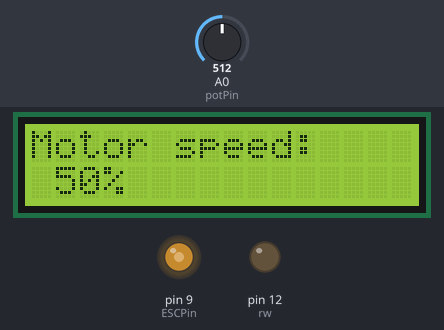
Simulated run of this sketch. Board: Arduino Uno, built with avr-gcc and run on an emulated ATmega328P. Parts: 16×2 character LCD, output pins drawn as LEDs (lit = HIGH). The test bench sets the inputs (shaded band); at power-on: A0 (potPin) = 512. What the sketch prints to the serial monitor is not drawn.

Above: at 1.2 s.
1.3 s: A0 (potPin) set to 716
At 2.3 s:
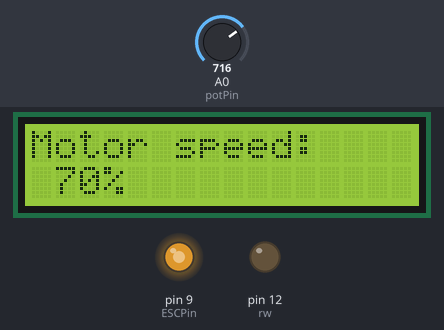
2.8 s: A0 (potPin) set to 900
At 3.4 s:
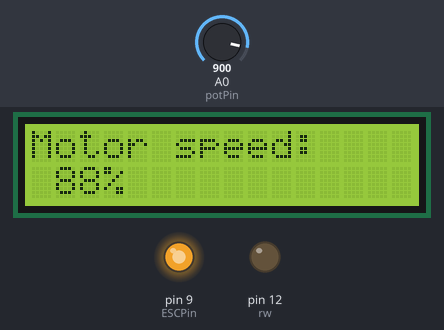
4.3 s: A0 (potPin) set to 122
At 4.6 s:
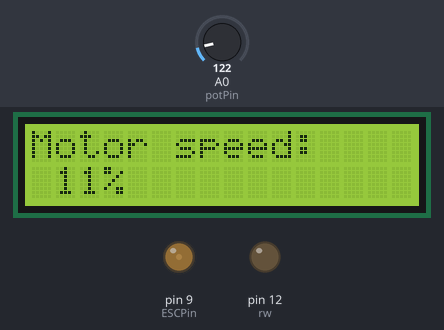
5.8 s: A0 (potPin) set to 0
At 6.8 s:
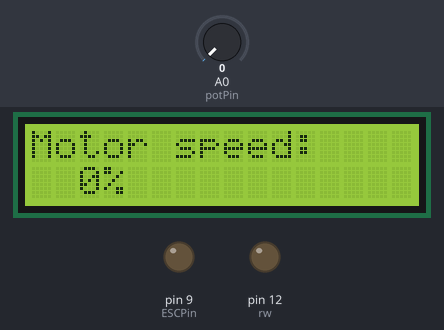
Timing chart, 0 to 8.3 s (numbered marks = the images above; inputs shaded):
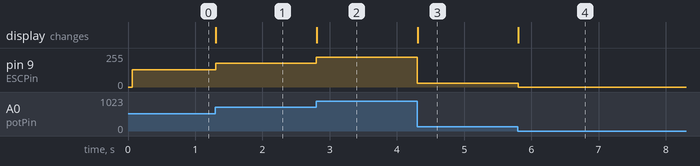

Measured:
- after the input at 1.3 s, pin 9 (ESCPin): 128/255 → 179/255 at once; the display: changes at once (image 1)
- after the input at 2.8 s, pin 9 (ESCPin): 179/255 → 225/255 at once; the display: changes at once (image 2)
- after the input at 4.3 s, pin 9 (ESCPin): 225/255 → 30/255 at once; the display: changes at once (image 3)
- after the input at 5.8 s, pin 9 (ESCPin): 30/255 → 0/255 at once; the display: changes at once (image 4)

The sketch:

electronic-speed-control.ino
```cpp
#include <stdio.h>
#include <LiquidCrystal.h>

const byte potPin = A0;
const byte ESCPin = 9;

unsigned int potVal; // stores the voltage read from the potentiometer
byte ESCVal;  // stores the duty cycle to be output on the ESCPin

const byte rw = 12;
const int rs = 2, en = 3, d4 = 4, d5 = 5, d6 = 6, d7 = 7;
LiquidCrystal lcd(rs, en, d4, d5, d6, d7);

//const byte chinchin[] = {
//  0b01110,
//  0b01010,
//  0b01010,
//  0b01010,
//  0b01010,
//  0b11111,
//  0b10101,
//  0b11111,
//};

void setup() {
  Serial.begin(9600);
  pinMode(ESCPin, OUTPUT);

  pinMode(rw, OUTPUT);
  digitalWrite(rw, LOW);

  lcd.begin(16,2); // initialize lcd screen with dimensions
  //lcd.createChar(0, chinchin);

  lcd.setCursor(0,0); // Sets the cursor to col 0 and row 0 (as start point)
  lcd.print("Motor speed:");
}

void loop() {
  potVal = analogRead(potPin);
  ESCVal = potVal >> 2;
  analogWrite(ESCPin, ESCVal);
  Serial.println(ESCVal);

  int percentage = ESCVal * 100 / 255;
  char perc[3];
  sprintf(perc, "%3d", percentage);

  lcd.setCursor(0,1);
  lcd.print(perc);
  lcd.print("%");

  //if ( percentage == 69){
  //  perc[0] = 0;
  //  for (int i = 0; i < 3; i++)
  //    lcd.write(perc[i]);
  //} else {
  //  lcd.print(perc);
  //}
}
```
